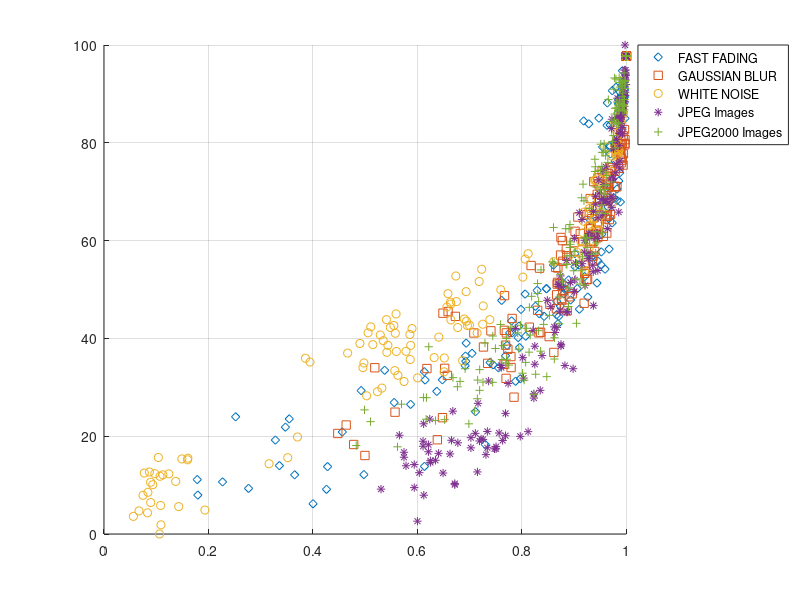
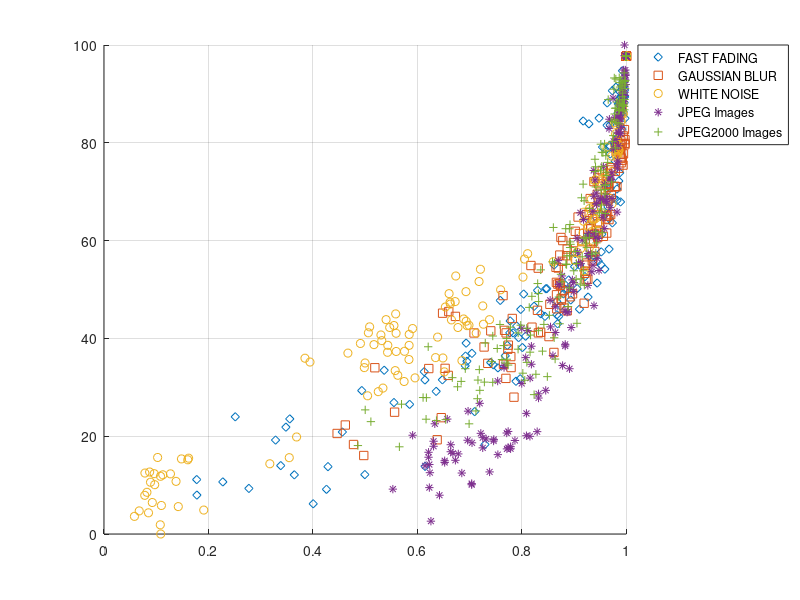

Reproduce these figures in MATLAB, in order.
load LIVE_SSIM_results;
load dmos;
load computed_ssim; % the computed ssim from running 'comparedLIVESSIM'

nmos = 100 - (dmos_all - min(dmos_all)) / (max(dmos_all) - min(dmos_all)) * 100;

% Generate the reported SSIM plot
clf;
scatter(LIVE_ssim_all(809:982), nmos(809:982), 'blue', 'd'); %FAST FADING
hold on;
scatter(LIVE_ssim_all(635:808), nmos(635:808), 'blue', 's'); %GAUSSIAN BLUR
hold on;
scatter(LIVE_ssim_all(461:634), nmos(461:634), 'blue', 'o'); %WHITENOISE
hold on;
scatter(LIVE_ssim_all(228:460), nmos(228:460), 'black', '*'); %JPEG
hold on;
scatter(LIVE_ssim_all(1:227), nmos(1:227), 'black', '+'); %JPEG2000
hold on;
grid on;
legend('FAST FADING', 'GAUSSIAN BLUR', 'WHITE NOISE', 'JPEG Images', 'JPEG2000 Images', 'location', 'northeastoutside');
print('reported_results.png')


% Generate the computed SSIM plot
clf;
scatter(computed_ssim(809:982), nmos(809:982), 'blue', 'd'); %FAST FADING
hold on;
scatter(computed_ssim(635:808), nmos(635:808), 'blue', 's'); %GAUSSIAN BLUR
hold on;
scatter(computed_ssim(461:634), nmos(461:634), 'blue', 'o'); %WHITENOISE
hold on;
scatter(computed_ssim(228:460), nmos(228:460), 'black', '*'); %JPEG
hold on;
scatter(computed_ssim(1:227), nmos(1:227), 'black', '+'); %JPEG2000
hold on;
grid on;
legend('FAST FADING', 'GAUSSIAN BLUR', 'WHITE NOISE', 'JPEG Images', 'JPEG2000 Images', 'location', 'northeastoutside');
print('computed_results.png')
